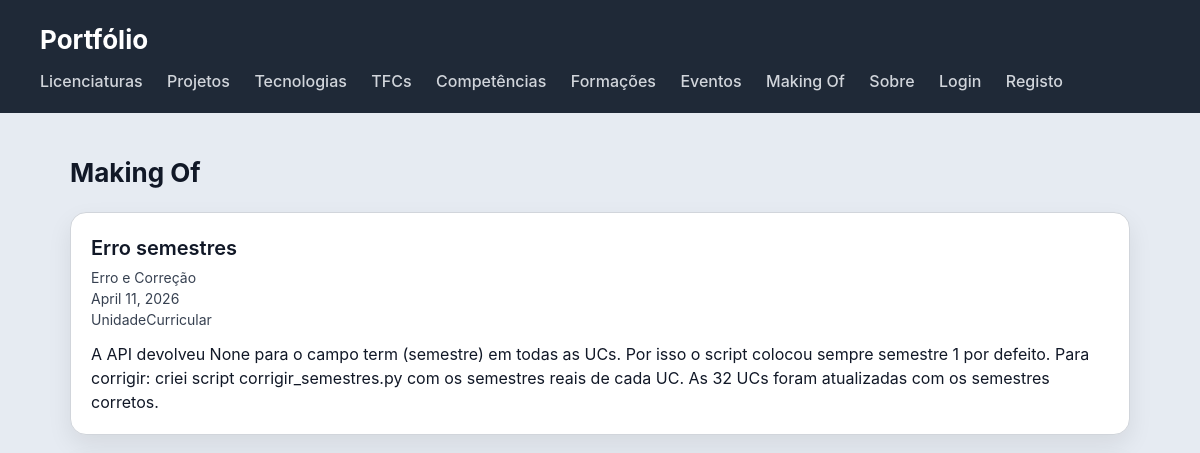
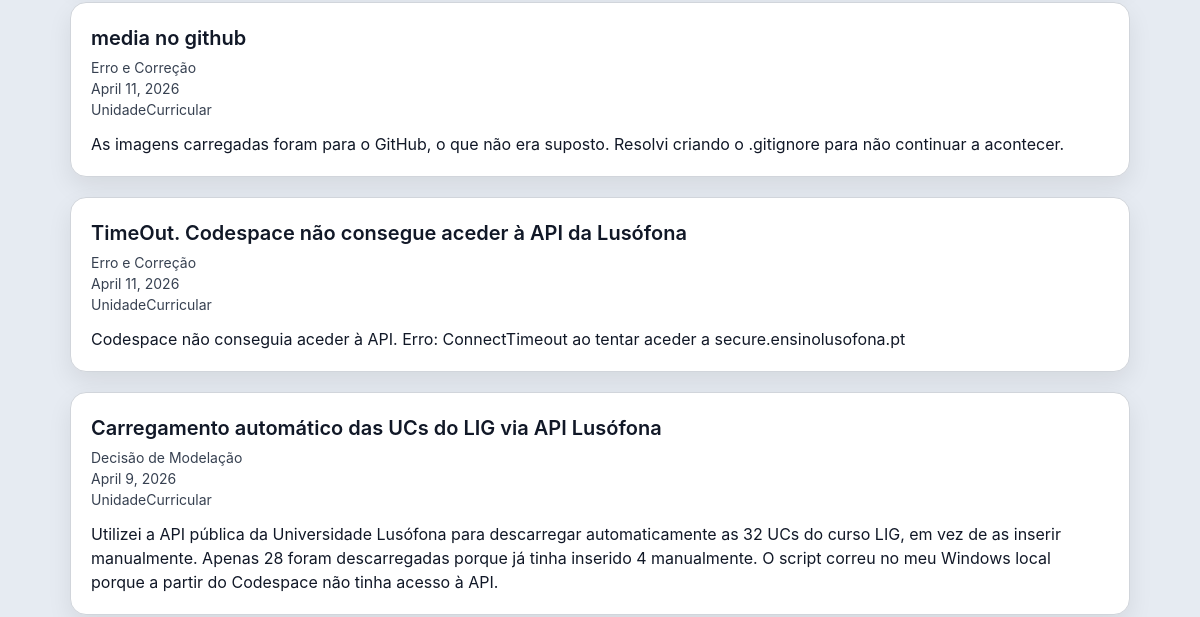
Before: /portfolio/makingof/ (upper part) with the older database file (2 pictures, top to bottom).
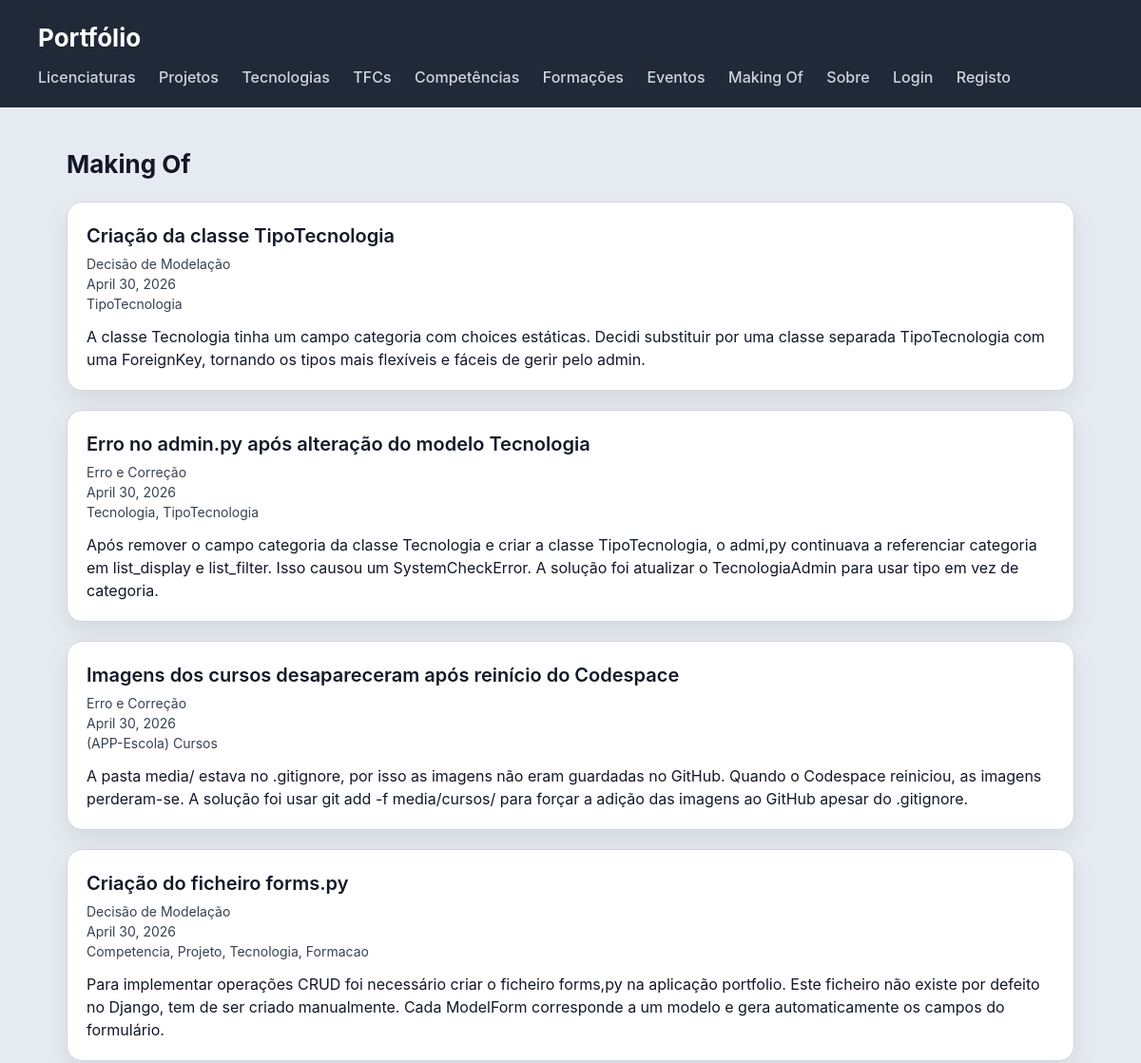
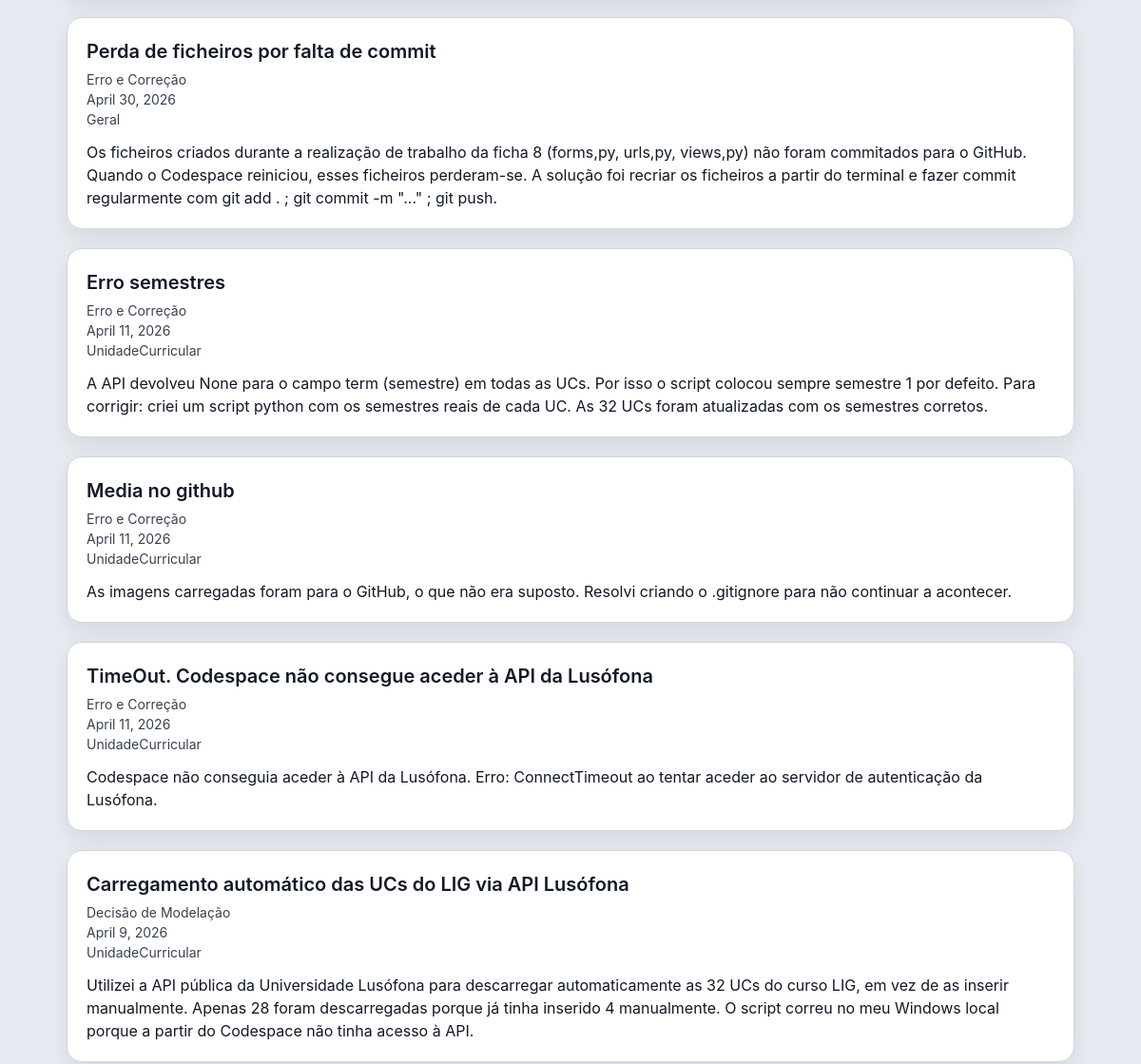
After: the same page with the newer database file (2 pictures, top to bottom).
### portfolio/models.py (models this page shows, shortened)
class MakingOf(models.Model):
    TIPO_CHOICES = [
        ('decisao', 'Decisão de Modelação'),
        ('erro', 'Erro e Correção'),
        ('diagrama', 'Diagrama/Esquema'),
        ('foto', 'Foto do Caderno'),
        ('ia', 'Uso de IA'),
        ('outro', 'Outro'),
    ]
    titulo = models.CharField(max_length=200)
    tipo = models.CharField(max_length=50, choices=TIPO_CHOICES)
    descricao = models.TextField()
    foto = models.ImageField(upload_to='makingof/', blank=True, null=True)
    data = models.DateField(auto_now_add=True)
    entidade_relacionada = models.CharField(max_length=100, blank=True, help_text="Ex: Licenciatura, Projeto, TFC...")
    class Meta:
        ordering = ['-data']
        verbose_name = 'Making Of'
        verbose_name_plural = 'Making Of'

### portfolio/views.py (the view)
# urls.py: path('makingof/', views.makingof_view, name='makingof'),
def makingof_view(request):
    makingof = MakingOf.objects.all()
    return render(request, 'portfolio/makingof.html', {'makingof': makingof})

### portfolio/templates/portfolio/makingof.html
{% extends "portfolio/base.html" %}
{% load markdownify %}
{% block content %}
<h2>Making Of</h2>
<section>
  {% for item in makingof %}
  <article>
    <header>
      <h3>{{ item.titulo }}</h3>
      <p>{{ item.get_tipo_display }}</p>
      <p>{{ item.data }}</p>
      {% if item.entidade_relacionada %}
        <p>{{ item.entidade_relacionada }}</p>
      {% endif %}
    </header>
    <section>
      {{ item.descricao|markdownify }}
    </section>
  </article>
  {% endfor %}
</section>
{% endblock %}

Changed rows visible on the page:
added MakingOf: titulo "Criação da classe TipoTecnologia", tipo "Decisão de Modelação", data "April 30, 2026", entidade_relacionada "TipoTecnologia", descricao "A classe Tecnologia tinha um campo categoria com choices estáticas. Decidi substituir por uma classe separada TipoTecnologia com uma ForeignKey, tornando os tipos mais flexíveis e fáceis de gerir pelo admin."
added MakingOf: titulo "Erro no admin.py após alteração do modelo Tecnologia", tipo "Erro e Correção", data "April 30, 2026", entidade_relacionada "Tecnologia, TipoTecnologia", descricao "Após remover o campo categoria da classe Tecnologia e criar a classe TipoTecnologia, o admi,py continuava a referenciar categoria em list_display e list_filter. Isso causou um SystemCheckError. A solução foi atualizar o TecnologiaAdmin para usar tipo em vez de categoria."
added MakingOf: titulo "Imagens dos cursos desapareceram após reinício do Codespace", tipo "Erro e Correção", data "April 30, 2026", entidade_relacionada "(APP-Escola) Cursos", descricao "A pasta media/ estava no .gitignore, por isso as imagens não eram guardadas no GitHub. Quando o Codespace reiniciou, as imagens perderam-se. A solução foi usar git add -f media/cursos/ para forçar a adição das imagens ao GitHub apesar do .gitignore."
added MakingOf: titulo "Criação do ficheiro forms.py", tipo "Decisão de Modelação", data "April 30, 2026", entidade_relacionada "Competencia, Projeto, Tecnologia, Formacao", descricao "Para implementar operações CRUD foi necessário criar o ficheiro forms,py na aplicação portfolio. Este ficheiro não existe por defeito no Django, tem de ser criado manualmente. Cada ModelForm corresponde a um modelo e gera automaticamente os campos do formulário."
added MakingOf: titulo "Perda de ficheiros por falta de commit", tipo "Erro e Correção", data "April 30, 2026", entidade_relacionada "Geral", descricao "Os ficheiros criados durante a realização de trabalho da ficha 8 (forms,py, urls,py, views,py) não foram commitados para o GitHub. Quando o Codespace reiniciou, esses ficheiros perderam-se. A solução foi recriar os ficheiros a partir do terminal e fazer commit regularmente com git add . ; git commit -m \"...\" ; git push."
changed MakingOf "Erro semestres": descricao "…defeito. Para corrigir: criei script corrigir_semestres.py com os semestres reais…" → "…defeito. Para corrigir: criei um script python com os semestres reais…"
changed MakingOf: titulo "media no github" → "Media no github"
changed MakingOf "TimeOut. Codespace não consegue aceder à API da Lusófona": descricao "Codespace não conseguia aceder à API. Erro: ConnectTimeout ao tentar aceder a secure.ensinolusofona.pt" → "Codespace não conseguia aceder à API da Lusófona. Erro: ConnectTimeout ao tentar aceder ao servidor de autenticação da Lusófona."
